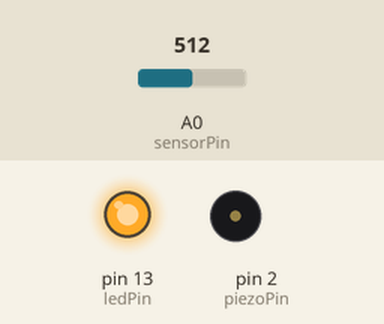
Simulated run of this sketch. Board: Arduino Uno, built with avr-gcc and run on an emulated ATmega328P. On the bench: output pins drawn as LEDs (lit = HIGH), buzzer (waves = sounding). The inputs (shaded band) are chosen by the test bench; at power-on: A0 (sensorPin) = 512.

Above: at 0.1 s.
At 5.1 s:
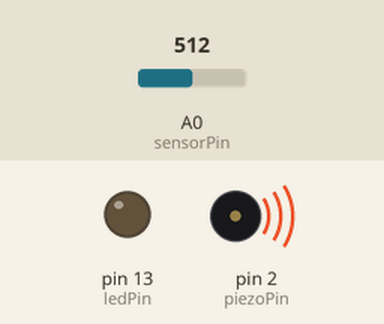
Timing chart, 0 to 6.6 s (numbered marks = the images above):
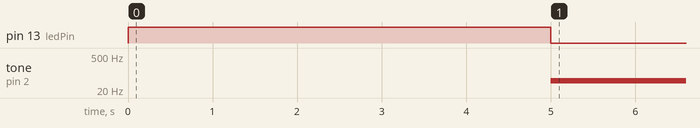

Measured:
- by itself, tone on pin 2 (piezoPin): silent → 49 Hz at 5.0 s

The sketch:

06-light-theremin.ino
```cpp
int sensorValue;
int sensorLow = 1023;
int sensorHigh = 0;
const int sensorPin = A0;
const int piezoPin = 2;

const int ledPin = 13;

void setup() {
  pinMode(ledPin, OUTPUT);
  digitalWrite(ledPin, HIGH);

  while (millis() < 5000) {
    sensorValue = analogRead(sensorPin);
    if (sensorValue > sensorHigh) {
      sensorHigh = sensorValue;
    }
    if (sensorValue < sensorLow) {
      sensorLow= sensorValue;
    }
  }
  digitalWrite(ledPin, LOW);
}

void loop() {
  sensorValue = analogRead(sensorPin);
  int pitch = map(sensorValue, sensorLow, sensorHigh, 50, 4000);
  tone(piezoPin, pitch, 20);
  delay(10);
}
```
